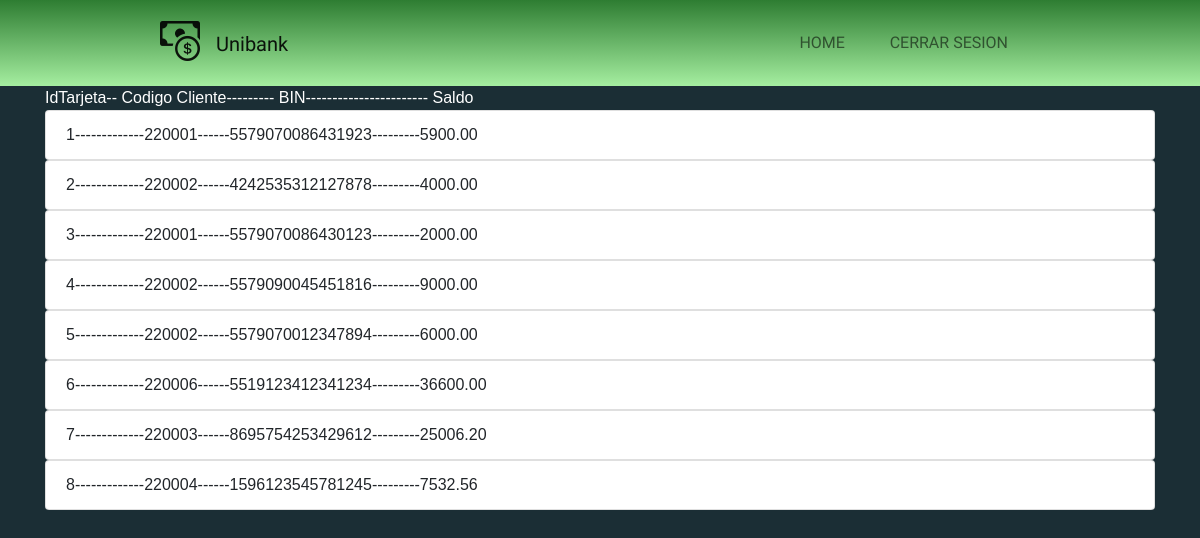
The page /rscEjecutivo/debitoCuentas.php (signed in) on the database its author committed.
### tables this page shows
CREATE TABLE `debito` (
  `idTarjeta` int(11) NOT NULL,
  `codigoCliente` varchar(50) NOT NULL DEFAULT '',
  `BIN` varchar(16) NOT NULL,
  `expira` date NOT NULL,
  `codeSecurity` int(11) NOT NULL,
  `nip` varchar(4) NOT NULL,
  `saldoDeb` decimal(20,2) DEFAULT NULL
);

### rscEjecutivo/debitoCuentas.php (the view, shortened to what this page needs)
<?php session_start();
$objeto = new Conexion();
$conexion = $objeto->Conectar();
require '../vistas/headerEspecifico.php';
$consulta = "SELECT * FROM debito";
$resultado = $conexion->prepare($consulta);
$resultado->execute();
$datos=$resultado->fetchAll(PDO::FETCH_ASSOC);
?>
<div class="container">
<td>IdTarjeta--</td>
            <td>Codigo Cliente---------</td>
            <td>BIN-----------------------</td>
            <td> Saldo</td>
    <table class="default">
        <tr>
            <?php foreach ($datos as $dato):?>
            <ul class="list-group">
                    <li class="list-group-item"><?php echo $dato['idTarjeta'] .'-------------'. $dato['codigoCliente'] .'------'. $dato['BIN'] .'---------'. $dato['saldoDeb'];?></li>
            </ul>
            <?php endforeach ?>
        </tr>
    </table>
</div>

### Style.css (style rules this page uses)
* { box-sizing: border-box; }
:root { --Sniglet-font: "Sniglet", cursive; --Rubik: "Rubik", cursive; --Patua: "Patua One", cursive; --Lobster: "lobster", cursive; --light-black: #2e2c2caf; --bggradient: linear-gradient(to bottom, #2e7d32, #a5eea0); --light-gray: rgba(255, 255, 255, 0.877); }
body { background:#F2F2F2; font-size: 16px; font-family:"Roboto", Arial, sans-serif, helvetica; }

### css/estilosLogReg.css (style rules this page uses)
* { margin: 0; padding: 0; -webkit-box-sizing: border-box; -moz-box-sizing: border-box; box-sizing: border-box; }
body { font-size: 16px; font-family: 'Raleway', sans-serif; background: #1b2e35; color:#fff; }

### rows shown on the page
debito: idTarjeta "1", codigoCliente "220001", BIN "5579070086431923", saldoDeb "5900.00"
debito: idTarjeta "2", codigoCliente "220002", BIN "4242535312127878", saldoDeb "4000.00"
debito: idTarjeta "3", codigoCliente "220001", BIN "5579070086430123", saldoDeb "2000.00"
debito: idTarjeta "4", codigoCliente "220002", BIN "5579090045451816", saldoDeb "9000.00"
debito: idTarjeta "5", codigoCliente "220002", BIN "5579070012347894", saldoDeb "6000.00"
debito: idTarjeta "6", codigoCliente "220006", BIN "5519123412341234", saldoDeb "36600.00"
debito: idTarjeta "7", codigoCliente "220003", BIN "8695754253429612", saldoDeb "25006.20"
debito: idTarjeta "8", codigoCliente "220004", BIN "1596123545781245", saldoDeb "7532.56"
